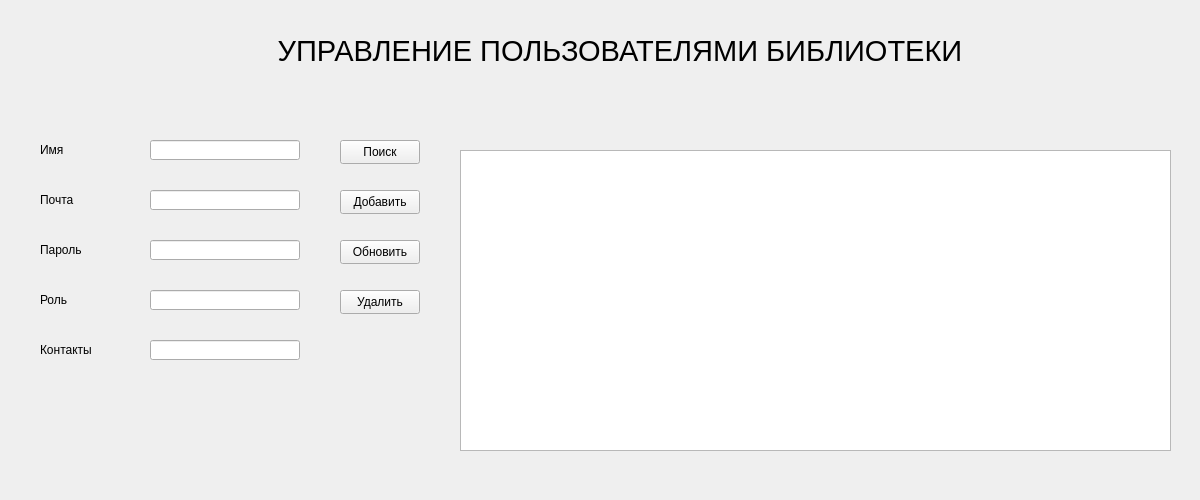
<?xml version="1.0" encoding="UTF-8"?>
<ui version="4.0">
 <class>users</class>
 <widget class="QWidget" name="users">
  <property name="geometry">
   <rect>
    <x>0</x>
    <y>0</y>
    <width>1200</width>
    <height>500</height>
   </rect>
  </property>
  <property name="windowTitle">
   <string>Form</string>
  </property>
  <widget class="QLabel" name="label">
   <property name="geometry">
    <rect>
     <x>170</x>
     <y>30</y>
     <width>900</width>
     <height>41</height>
    </rect>
   </property>
   <property name="font">
    <font>
     <pointsize>22</pointsize>
    </font>
   </property>
   <property name="text">
    <string>УПРАВЛЕНИЕ ПОЛЬЗОВАТЕЛЯМИ БИБЛИОТЕКИ</string>
   </property>
   <property name="alignment">
    <set>Qt::AlignCenter</set>
   </property>
  </widget>
  <widget class="QTableWidget" name="tableWidget">
   <property name="geometry">
    <rect>
     <x>460</x>
     <y>150</y>
     <width>711</width>
     <height>301</height>
    </rect>
   </property>
  </widget>
  <widget class="QLineEdit" name="lineName">
   <property name="geometry">
    <rect>
     <x>150</x>
     <y>140</y>
     <width>150</width>
     <height>20</height>
    </rect>
   </property>
  </widget>
  <widget class="QLineEdit" name="lineEmail">
   <property name="geometry">
    <rect>
     <x>150</x>
     <y>190</y>
     <width>150</width>
     <height>20</height>
    </rect>
   </property>
  </widget>
  <widget class="QLineEdit" name="linePassword">
   <property name="geometry">
    <rect>
     <x>150</x>
     <y>240</y>
     <width>150</width>
     <height>20</height>
    </rect>
   </property>
  </widget>
  <widget class="QLineEdit" name="lineRole">
   <property name="geometry">
    <rect>
     <x>150</x>
     <y>290</y>
     <width>150</width>
     <height>20</height>
    </rect>
   </property>
  </widget>
  <widget class="QPushButton" name="btnAdd">
   <property name="geometry">
    <rect>
     <x>340</x>
     <y>190</y>
     <width>80</width>
     <height>24</height>
    </rect>
   </property>
   <property name="text">
    <string>Добавить</string>
   </property>
  </widget>
  <widget class="QPushButton" name="btnUpdate">
   <property name="geometry">
    <rect>
     <x>340</x>
     <y>240</y>
     <width>80</width>
     <height>24</height>
    </rect>
   </property>
   <property name="text">
    <string>Обновить</string>
   </property>
  </widget>
  <widget class="QPushButton" name="btnDelete">
   <property name="geometry">
    <rect>
     <x>340</x>
     <y>290</y>
     <width>80</width>
     <height>24</height>
    </rect>
   </property>
   <property name="text">
    <string>Удалить</string>
   </property>
  </widget>
  <widget class="QPushButton" name="btnSearch">
   <property name="geometry">
    <rect>
     <x>340</x>
     <y>140</y>
     <width>80</width>
     <height>24</height>
    </rect>
   </property>
   <property name="text">
    <string>Поиск</string>
   </property>
  </widget>
  <widget class="QLineEdit" name="lineContact">
   <property name="geometry">
    <rect>
     <x>150</x>
     <y>340</y>
     <width>150</width>
     <height>20</height>
    </rect>
   </property>
  </widget>
  <widget class="QLabel" name="label_2">
   <property name="geometry">
    <rect>
     <x>40</x>
     <y>140</y>
     <width>100</width>
     <height>20</height>
    </rect>
   </property>
   <property name="text">
    <string>Имя</string>
   </property>
  </widget>
  <widget class="QLabel" name="label_3">
   <property name="geometry">
    <rect>
     <x>40</x>
     <y>190</y>
     <width>100</width>
     <height>20</height>
    </rect>
   </property>
   <property name="text">
    <string>Почта</string>
   </property>
  </widget>
  <widget class="QLabel" name="label_4">
   <property name="geometry">
    <rect>
     <x>40</x>
     <y>240</y>
     <width>100</width>
     <height>20</height>
    </rect>
   </property>
   <property name="text">
    <string>Пароль</string>
   </property>
  </widget>
  <widget class="QLabel" name="label_5">
   <property name="geometry">
    <rect>
     <x>40</x>
     <y>290</y>
     <width>100</width>
     <height>20</height>
    </rect>
   </property>
   <property name="text">
    <string>Роль</string>
   </property>
  </widget>
  <widget class="QLabel" name="label_6">
   <property name="geometry">
    <rect>
     <x>40</x>
     <y>340</y>
     <width>100</width>
     <height>20</height>
    </rect>
   </property>
   <property name="text">
    <string>Контакты</string>
   </property>
  </widget>
 </widget>
 <resources/>
 <connections/>
</ui>
